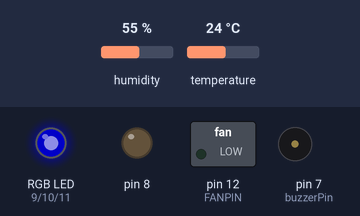
This sketch was run on a simulated Arduino Uno, built with avr-gcc and run on an emulated ATmega328P. Parts: switched loads named in the sketch (green lamp = pin HIGH), an RGB LED mixed from three pins (HIGH = lit), output pins drawn as LEDs (lit = HIGH), buzzer (waves = sounding, pin HIGH). Inputs (shaded band) come from the test bench; at power-on: temperature 24 °C, humidity 55 %. Dim RGB values are drawn brighter than linear; what the sketch prints to the serial monitor is not drawn.

Above: at 2.8 s.
2.9 s: temperature set to 27 °C
5.6 s: temperature set to 30 °C
At 7.2 s:
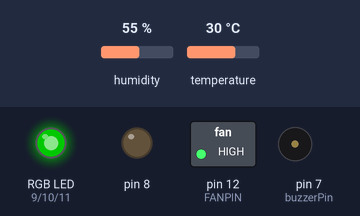
Timing chart, 0 to 8.7 s (numbered marks = the images above; inputs shaded):
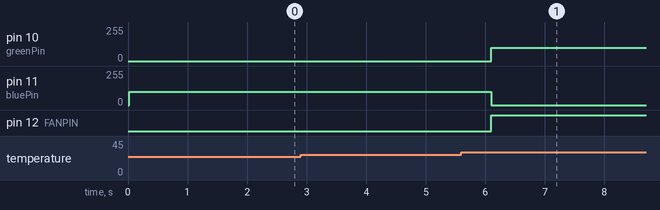

The sketch:

task1_smartlunchbox.ino
```cpp
#include <DHT.h>

#define DHTPIN 2      // DHT传感器数据引脚连接到Arduino的数字引脚2
#define DHTTYPE DHT11 // DHT类型为DHT11
#define buzzerPin 7   // 将无源蜂鸣器连接到Arduino的数字引脚 7
#define FANPIN 12      // 定义风扇引脚
int redPin = 9;       // 将红色LED连接到引脚9
int greenPin = 10;    // 将绿色LED连接到引脚10
int bluePin = 11;     // 将蓝色LED连接到引脚11
DHT dht(DHTPIN, DHTTYPE);

void setup()
{
  pinMode(redPin, OUTPUT);
  pinMode(greenPin, OUTPUT);
  pinMode(bluePin, OUTPUT);
  pinMode(8, OUTPUT);

  pinMode(FANPIN, OUTPUT);

  pinMode(buzzerPin, OUTPUT); // 设置蜂鸣器引脚为输出模式

  Serial.begin(115200);
  Serial.println("DHTxx test!");
  dht.begin();
}

void loop()
{
  digitalWrite(8, 0);

  float temperature = dht.readTemperature(); // 读取温度（摄氏度）
  float humidity = dht.readHumidity();       // 读取湿度

  if (temperature <= 28)
  {
    // 蓝色
    setColor(0, 0, 100);
    Serial.println("蓝色");
    digitalWrite(FANPIN, LOW);
    delay(1000);
  }
  else if (temperature >= 29)
  {
    // 红色
    setColor(0, 100, 0);
    Serial.println("红色");
    digitalWrite(FANPIN, HIGH);
    delay(1000);
  }
  else
  {
    // 绿色
    setColor(100, 0, 0);
    Serial.println("绿色");
    digitalWrite(FANPIN, LOW);
    tone(buzzerPin, 1000); // 发出1000Hz的声音
    delay(250); // 0.25秒
    noTone(buzzerPin); // 停止发声
    delay(250); // 0.25秒
    tone(buzzerPin, 1000); // 发出1000Hz的声音
    delay(250); // 0.25秒
    noTone(buzzerPin); // 停止发声
    delay(250); // 0.25秒
    // delay(1000);
  }

  Serial.print("温度：");
  Serial.print(temperature);
  Serial.print("°C, 湿度：");
  Serial.print(humidity);
  Serial.println("%");
}

void setColor(int red, int green, int blue)
{
  analogWrite(redPin, red);
  analogWrite(greenPin, green);
  analogWrite(bluePin, blue);
}
```

Measured:
- the behaviour switches between 28 and 29 °C on temperature (found by bisection; images 0 and 1)
- after the input at 2.9 s, every drawn part: stays the same
- after the input at 5.6 s, pin 10 (greenPin): 0/255 → 100/255 after 0.50 s; pin 11 (bluePin): 100/255 → 0/255 after 0.50 s; pin 12 (FANPIN): LOW → HIGH after 0.50 s
